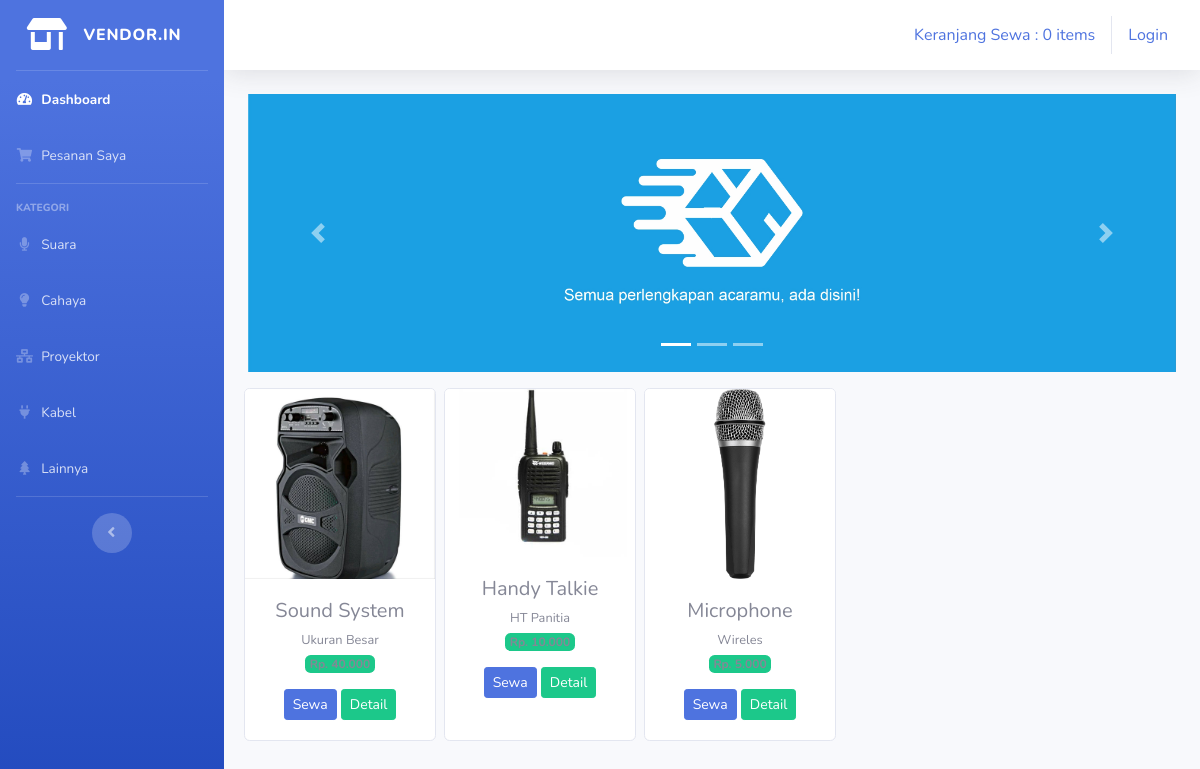
Screenshot of /index.php/kategori/suara with the database file from the repository.
### tables this page shows
CREATE TABLE `tb_barang` (
  `id_brg` int(11) NOT NULL,
  `id_vendor` int(11) NOT NULL,
  `nama_brg` varchar(120) NOT NULL,
  `keterangan` varchar(225) NOT NULL,
  `kategori` varchar(60) NOT NULL,
  `harga` int(11) NOT NULL,
  `stok` int(4) NOT NULL,
  `gambar` text NOT NULL
);

### application/controllers/Kategori.php (called while the page is built, shortened)
<?php
class Kategori extends CI_Controller{
	public function suara()
	{
		$data['suara'] = $this->model_kategori->data_suara()->result();
		$this->load->view('templates/header');
		$this->load->view('templates/sidebar');
		$this->load->view('suara',$data);
		$this->load->view('templates/footer');
	}
}

### index.php (called while the page is built, shortened)
<?php
require_once BASEPATH.'core/CodeIgniter.php';

### application/models/model_kategori.php (called while the page is built, shortened)
<?php
class Model_kategori extends CI_Model{
	public function data_suara(){
		return $this->db->get_where("tb_barang",array('kategori' => 'suara'));
	}
}

### application/views/suara.php (the view, shortened to what this page needs)
<div class="container-fluid">
    <div id="carouselExampleIndicators" class="carousel slide" data-ride="carousel">
        <ol class="carousel-indicators">
            <li data-target="#carouselExampleIndicators" data-slide-to="0" class="active"></li>
            <li data-target="#carouselExampleIndicators" data-slide-to="1"></li>
            <li data-target="#carouselExampleIndicators" data-slide-to="2"></li>
        </ol>
        <div class="carousel-inner">
            <div class="carousel-item active">
                <img src="<?php echo base_url('assets/img/slider1.jpg') ?>" class="d-block w-100" alt="...">
            </div>
        </div>
        <a class="carousel-control-prev" href="#carouselExampleIndicators" role="button" data-slide="prev">
            <span class="carousel-control-prev-icon" aria-hidden="true"></span>
        </a>
        <a class="carousel-control-next" href="#carouselExampleIndicators" role="button" data-slide="next">
            <span class="carousel-control-next-icon" aria-hedden="true"></span>
        </a>
    </div>
    <div class="row text-center mt-3">
        <?php foreach ($suara as $brg) : ?>
            <div class="card ml-2 mb-3" style="width: 12rem;">
                <img src="<?php echo base_url().'/uploads/'.$brg->gambar ?>" class="card-img-top" alt="...">
                    <div class="card-body">
                        <h5 class="card-title mb-1"><?php echo $brg->nama_brg ?></h5>
                        <small><?php echo $brg->keterangan ?></small><br>
                    <span class="badge bg-success mb-3">Rp. <?php echo number_format($brg->harga, 0,',','.')  ?></span><br>
                    <?php echo anchor('dashboard/tambah_ke_keranjang/'.$brg->id_brg, '<div class="btn btn-sm btn-primary">Sewa</div>') ?>
                    <?php echo anchor('dashboard/detail/'.$brg->id_brg, '<div class="btn btn-sm btn-success">Detail</div>') ?>
            </div>
        </div>
        <?php endforeach; ?>
    </div>
</div>

### rows the page displays
tb_barang: gambar (picture), nama_brg "Sound System", keterangan "Ukuran Besar", harga "40.000", id_brg "Sewa", id_brg "Detail"
tb_barang: gambar (picture), nama_brg "Handy Talkie", keterangan "HT Panitia", harga "10.000", id_brg "Sewa", id_brg "Detail"
tb_barang: gambar (picture), nama_brg "Microphone", keterangan "Wireles", harga "5.000", id_brg "Sewa", id_brg "Detail"

### other values shown
anchor('dashboard/detail_keranjang', $keranjang) "Keranjang Sewa : 0 items"
anchor('auth/login','Login') "Login"
